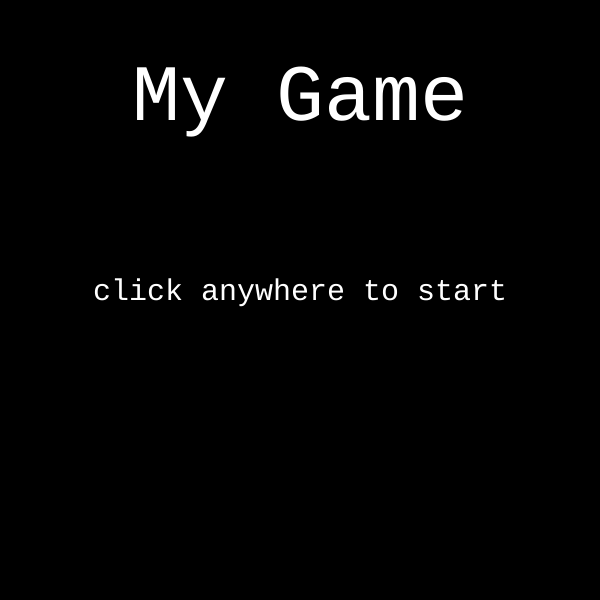
Frame 1 (no input)
Frame 60 (no input): identical to frame 1, image omitted
Frame 120 (the mouse pressed at the canvas centre since frame 60): identical to frame 1, image omitted

The p5.js sketch that drew this single still picture (run headless with seeded random() and noise() and a simulated clock; from frame 60 on, the mouse is pressed at the canvas centre):

// p5.js sketch
// ── sketch.js
'use strict';

let state = 'title';
let cnv;
let points = 0;
let w = 600;
let h = 600;

function setup() {

  cnv = createCanvas(600, 600);
  textFont('monospace');

}

function draw() {

  //Cleaner than doing If statements. Each case is an If statement
  switch (state){
    case 'title':
    title();
    cnv.mouseClicked(titleMouseClicked)
    break;

    case 'level 1':
    level1();
    cnv.mouseClicked(level1MouseClicked)
    break;

    case 'you win':
    youWin();
    cnv.mouseClicked(youWinMouseClicked)
    break;

  default:
    break;
  }
}

//Starting/Title Page
function title(){
  background(0);
  textSize(80);
  fill(255);
  textAlign(CENTER);
  text('My Game', w/2, h/5);

  textSize(30);
  text('click anywhere to start', w/2, h/2)
}

//When mouse is clicked, change to level 1
function titleMouseClicked(){
  console.log('canvas is clicked on title page')
  state = 'level 1'
}

function level1(){
  background(50,50,100);
  text('Click for Points', w/2, h - 30);
}

function level1MouseClicked(){
  //Everytime they click, it adds 1 point and at 10 points, they win
  points++;
  console.log('points ' + points)

  if (points >= 10){
    state = 'you win';
  }
};

function youWin(){
  background(255,50,80);
  textSize(80);
  stroke(255);
  text('You Won!', w/2, h/2);

  textSize(30);
  text('Click anywhere to restart', w/2, h * 3/4)
}

function youWinMouseClicked(){
  state = 'level 1'
  points = 0;
}
// ── style.css
html, body {

  margin: 0;
  padding: 0;

}
canvas {
  display: block;
  /*(FOR BELOW) Margin order (if doing all 4 sides) is Top, right, bottom, left. You're adjusting the margins for each side*/
  /* margin: 50px auto 50px auto; */
  /*(FOR BELOW) Margin order (if only doing 2) the first value is top AND bottom, while the other is the left and right */
  margin: 100px auto;
}
